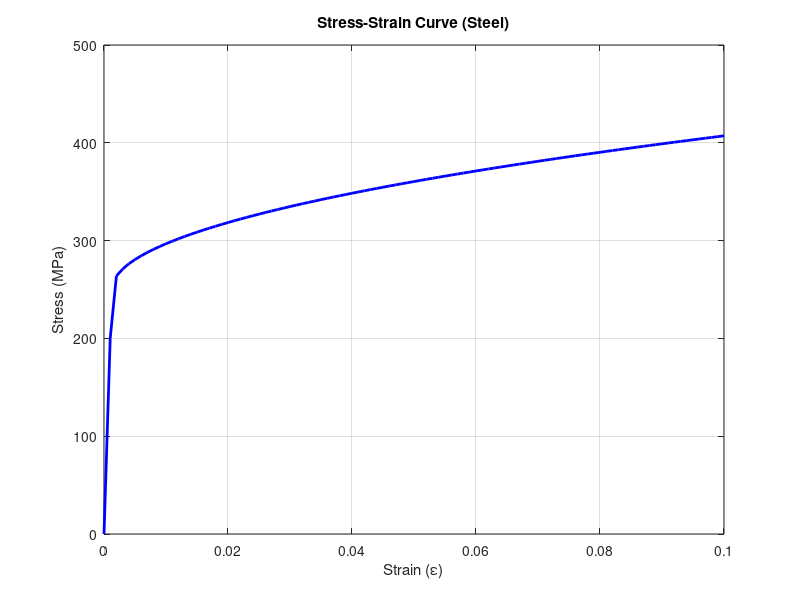
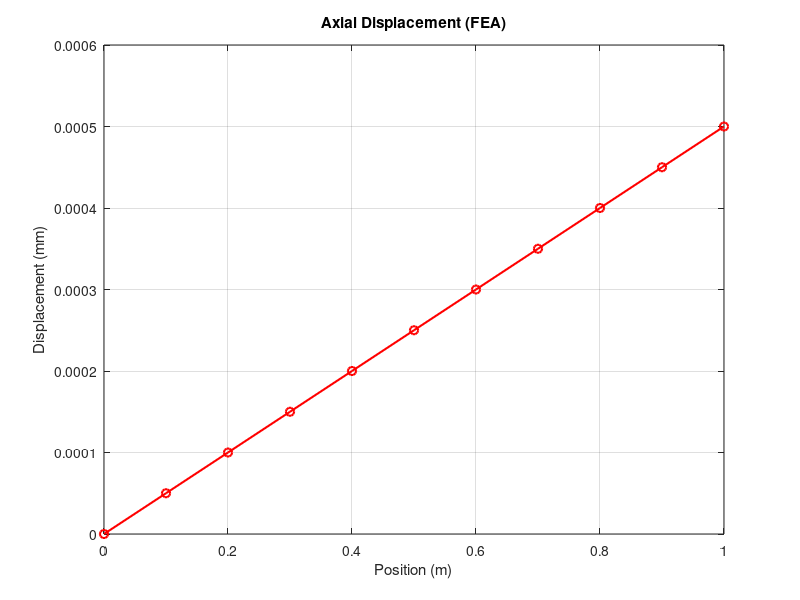

These charts were generated, in order, by the following MATLAB code: (Note: this script raises an error after producing the figures.)
% 12_materials_stress_fem.m
% UniLab Materials Science: Stress, Strain, and Finite Element Modeling

clear all;
clc;

disp('💎 UniLab Materials Science & FEA');
disp('==================================');

%% 1. Stress-Strain Curve (Elastic-Plastic)
disp('--- 1. Stress-Strain Behavior ---');
strain_vals = 0:0.001:0.1;
E_val = 200e9; % Young's Modulus (Pa)
yield_stress = 250e6;
stress_vals = zeros(size(strain_vals));

for i = 1:size(strain_vals, 2)
    s_linear = E_val * strain_vals(i);
    if s_linear < yield_stress
        stress_vals(i) = s_linear;
    else
        % Power law hardening
        stress_vals(i) = yield_stress + 500e6 * (strain_vals(i) - yield_stress/E_val)^0.5;
    end
end

figure;
plot(strain_vals, stress_vals / 1e6, 'b-', 'LineWidth', 2);
title('Stress-Strain Curve (Steel)');
xlabel('Strain (\epsilon)'); ylabel('Stress (MPa)');
grid on;

%% 2. 1D Finite Element Analysis (Bar)
disp('--- 2. 1D Bar Under Axial Load ---');
L_val = 1.0; n_elements = 10;
dx_val = L_val / n_elements;
A_val = 0.01; % Area
K_mat = zeros(n_elements + 1, n_elements + 1);
F_vec = zeros(n_elements + 1, 1);
F_vec(end) = 1000; % 1kN load at end

ke_mat = (E_val * A_val / dx_val) * [1, -1; -1, 1];
for i = 1:n_elements
    K_mat(i:i+1, i:i+1) = K_mat(i:i+1, i:i+1) + ke_mat;
end

% Boundary condition (fixed at x=0)
K_red = K_mat(2:end, 2:end);
F_red = F_vec(2:end);
u_vec = inv(K_red) * F_red;
u_vec = [0; u_vec];

figure;
plot(linspace(0, L_val, n_elements+1), u_vec * 1000, 'ro-', 'LineWidth', 1.5);
title('Axial Displacement (FEA)');
xlabel('Position (m)'); ylabel('Displacement (mm)');
grid on;

%% 3. Atomic Vibration Simulator
disp(' ');
disp('--- 3. Atomic Vibration Simulator ---');

function s_out = lattice_step(s_in, p)
    s_out = s_in;
    s_out.pos = s_in.pos + randn(10, 2) * 0.02;
end

function lattice_draw(ax, s)
    scatter(ax, s.pos(:, 1), s.pos(:, 2), 100, 'b', 'filled');
    title(ax, 'Atomic Vibrations in Crystal Lattice');
    axis(ax, 'equal'); xlim(ax, [-2, 2]); ylim(ax, [-2, 2]);
end

simulate('algorithm', 'step', @lattice_step, 'draw', @lattice_draw, 'state', struct('pos', randn(10, 2)*0.1));

disp('Materials Science Session Complete.');
